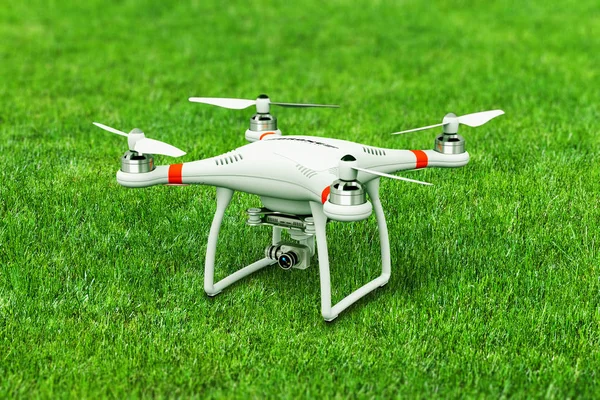
#> input picture demo.jpg, 600 x 400 px, given as the content of the folder data/images, which was not available
$ jupyter execute generate_masks.ipynb
#> lines starting #> are read from the running program, lines starting #| are printed output that depends on the picture; pictures that were not available may be replaced by others from this repository, and a replacement may not be noted
### mask_extraction.py
"""Ground-truth edit-mask extraction from an original / edited image pair.

Stage 3 of the pipeline. The mask marks which pixels the editing model changed,
and becomes the training target for the Stage 1 localization model.

Why LAB and not grayscale
-------------------------
The original implementation converted both images to grayscale and thresholded
the absolute difference at 30. Grayscale discards hue, so an edit that changes
colour at near-constant luminance produced almost no signal:

    edit                        gray delta    detected at 30?
    mid red -> mid blue car         26            no
    dark navy -> dark maroon        19            no
    saturated red -> blue           47            yes

Those records did not fail loudly -- they produced near-empty masks, looked
like "the editor ignored the instruction", and were dropped by the degenerate
filter. Colour edits left the dataset silently.

This module differences in CIE L*a*b* using the CIE76 distance instead, which
keeps luminance sensitivity and adds chroma sensitivity. The same two cases
measure deltaE 105.2 and 83.7 -- far above any sensible threshold.

Choosing the threshold
----------------------
deltaE is not on the same scale as a grayscale delta, so 30 does not carry
over. The editing models regenerate the *whole* image, so every pixel differs
slightly and the threshold's real job is rejecting that background noise.
Measured on a synthetic pair whose true edit region is 3.39% of the frame,
with Gaussian noise of increasing sigma applied to the entire edited image:

    sigma   gray>30    dE>8    dE>12    dE>16    dE>20
      0      3.47%    3.47%    3.47%    3.47%    3.47%
      2      3.47%    3.48%    3.47%    3.47%    3.47%
      3      3.47%    3.97%    3.48%    3.47%    3.47%
      5      3.47%   13.13%    4.59%    3.53%    3.47%
      8      3.47%   36.88%   15.41%    6.86%    4.24%

Anything above 3.39% is false positive. deltaE > 8 is unusable under realistic
regeneration noise. deltaE > 20 matches the noise robustness of the old
grayscale threshold while still catching chroma edits with a 4x margin, so it
is the default.

This was tuned on synthetic data. Validate it against real generated pairs
before trusting it -- see README section 8.
"""

import cv2
import numpy as np

#: CIE76 deltaE above which a pixel counts as edited. See module docstring.
DELTA_E_THRESHOLD = 12.0

#: Structuring element size for the morphological open/close pass.
MORPH_KERNEL_SIZE = 5

#: Connected components smaller than this are dropped as generation noise.
#: The report specifies 10 px; raised to 40 because deltaE is more sensitive to
#: per-pixel noise than the grayscale average it replaced.
MIN_COMPONENT_AREA = 40

#: Legacy grayscale threshold, kept so the old behaviour can be reproduced.
GRAY_THRESHOLD = 30


def to_lab(image_bgr):
    """Convert a BGR uint8 image to true CIE L*a*b* units.

    OpenCV packs 8-bit LAB as L in [0,255] (scaled from 0..100) and a,b in
    [0,255] (offset by 128). Rescaling matters: without it the L channel is
    weighted 2.55x too heavily and the distance is not CIE76.
    """
    lab = cv2.cvtColor(image_bgr, cv2.COLOR_BGR2LAB).astype(np.float32)
    lab[..., 0] *= 100.0 / 255.0
    lab[..., 1] -= 128.0
    lab[..., 2] -= 128.0
    return lab


def delta_e(original_bgr, edited_bgr):
    """Per-pixel CIE76 colour difference between two BGR uint8 images."""
    diff = to_lab(original_bgr) - to_lab(edited_bgr)
    return np.sqrt((diff ** 2).sum(axis=-1))


def clean_mask(mask, kernel_size=MORPH_KERNEL_SIZE, min_component_area=MIN_COMPONENT_AREA):
    """Morphological cleanup: open, close, then drop tiny components.

    Opening erodes then dilates, which removes isolated speckle the threshold
    let through. Closing does the reverse and fills pinholes inside an
    otherwise solid edit region. The component pass then deletes anything too
    small to be a real edit -- section 4.5 of the report specifies this.
    """
    kernel = cv2.getStructuringElement(cv2.MORPH_ELLIPSE, (kernel_size, kernel_size))
    cleaned = cv2.morphologyEx(mask, cv2.MORPH_OPEN, kernel)
    cleaned = cv2.morphologyEx(cleaned, cv2.MORPH_CLOSE, kernel)

    n_labels, labels, stats, _ = cv2.connectedComponentsWithStats(cleaned, connectivity=8)
    for label in range(1, n_labels):                       # 0 is background
        if stats[label, cv2.CC_STAT_AREA] < min_component_area:
            cleaned[labels == label] = 0
    return cleaned


def edit_mask(original_bgr, edited_bgr, threshold=DELTA_E_THRESHOLD, clean=True):
    """Binary edit mask (uint8, 0 or 255) marking pixels the editor changed.

    Set clean=False to get the raw threshold without morphological cleanup.
    """
    mask = ((delta_e(original_bgr, edited_bgr) > threshold) * 255).astype(np.uint8)
    return clean_mask(mask) if clean else mask


# [8 lines left out: function edit_mask_grayscale, not called in this run]

### generate_masks.ipynb
[cell 1]
import cv2
import os
from glob import glob
from tqdm import tqdm

# Mask extraction lives in mask_extraction.py so the notebooks, the training
# pipeline and test.py all share one implementation.
from mask_extraction import edit_mask, DELTA_E_THRESHOLD

print(f"Using CIE76 deltaE threshold {DELTA_E_THRESHOLD}")

[cell 2]
original_images = glob(os.path.join("data", "images", "*.jpg"))
edited_images = glob(os.path.join("data", "results", "*.jpg"))

mappings = {}
for orig_path in original_images:
    base_name = os.path.basename(orig_path)
    edited_path = os.path.join("data", "results", base_name)
    # os.path.exists beats membership in the glob list: it does not depend on the
    # two paths being spelled with identical separators.
    if os.path.exists(edited_path):
        mappings[orig_path] = edited_path
original_images = list(mappings.keys())
edited_images = list(mappings.values())

[cell 3]
os.makedirs(os.path.join("data", "masks"), exist_ok=True)

for paths in tqdm(zip(original_images, edited_images), desc="Generating edit maps", total=len(original_images)):
    original_image = cv2.imread(paths[0])
#> original_image is the input picture: shape (400, 600, 3); mean B, G, R 45.5, 159.4, 94.5
    edited_image = cv2.imread(paths[1])
    if original_image is None or edited_image is None:
        print(f"Warning: Could not load image(s): {paths[0]}, {paths[1]}")
        continue
    if original_image.shape != edited_image.shape:
        print(f"Warning: Image shapes do not match: {paths[0]}, {paths[1]}")
        continue
    # LAB deltaE, not a grayscale difference -- grayscale is blind to edits that
    # change hue at constant luminance. See mask_extraction.py.
    mask = edit_mask(original_image, edited_image)
#> in to_lab, `lab = cv2.cvtColor(image_bgr, cv2.COLOR_BGR2LAB).astype(np.float32)`:
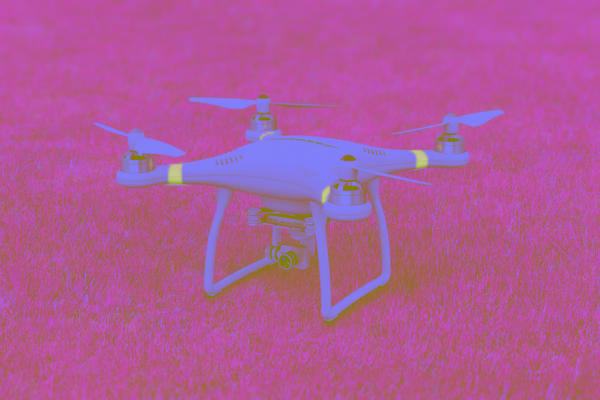
#> lab: shape (400, 600, 3) float32; mean B, G, R 151.8, 89.1, 176.2
#> in to_lab, `lab[..., 0] *= 100.0 / 255.0`:
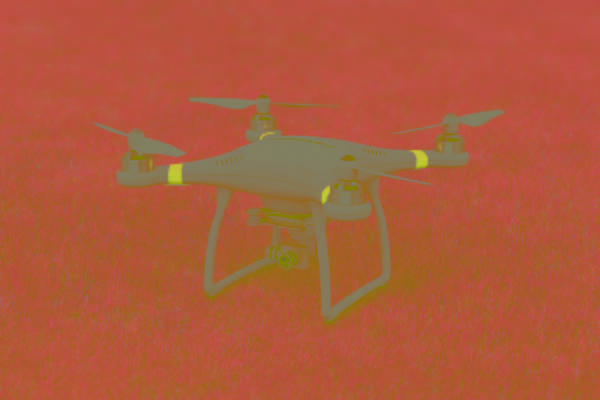
#> lab: shape (400, 600, 3) float32; mean B, G, R 59.5, 89.1, 176.2
#> in to_lab, `lab[..., 1] -= 128.0`:
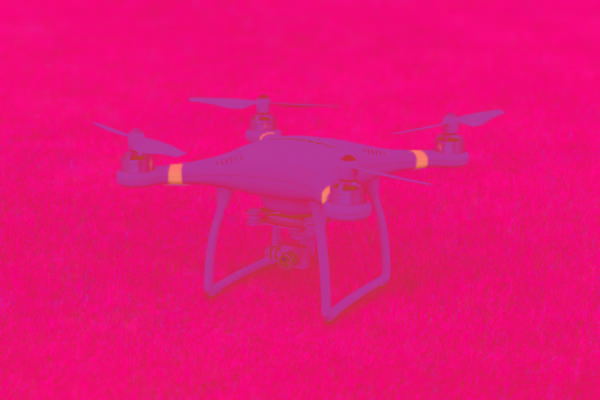
#> lab: shape (400, 600, 3) float32; mean B, G, R 59.5, -38.9, 176.2; drawn with min black and max white
#> in to_lab, `lab[..., 2] -= 128.0`:
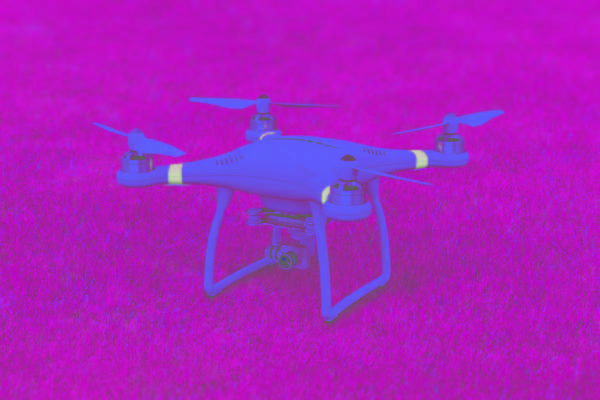
#> lab: shape (400, 600, 3) float32; mean B, G, R 59.5, -38.9, 48.3; drawn with min black and max white
#> in delta_e, `diff = to_lab(original_bgr) - to_lab(edited_bgr)`: diff: shape (400, 600, 3) float32; every value is 0
#> in delta_e, `return np.sqrt((diff ** 2).sum(axis=-1))`: returned value: shape (400, 600) float32; every value is 0
#> in edit_mask, `mask = ((delta_e(original_bgr, edited_bgr) > threshold) * 255).astype(..`: mask: shape (400, 600); every value is 0
#> in clean_mask, `n_labels, labels, stats, _ = cv2.connectedComponentsWithStats(cleaned,..`: n_labels = 1; stats = [[0, 0, 600, 400, 240000]]
    cv2.imwrite(os.path.join("data", "masks", os.path.basename(paths[0])), mask)
